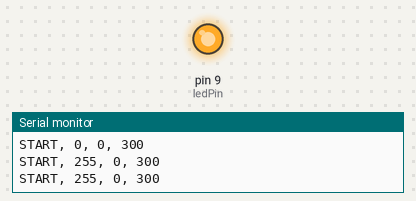
Recording of a sketch running on a simulated Arduino Uno, built with avr-gcc and run on an emulated ATmega328P. Parts: output pins drawn as LEDs (lit = HIGH), the last lines printed to the serial monitor.

Above: at 0.05 s.
At 2.0 s:
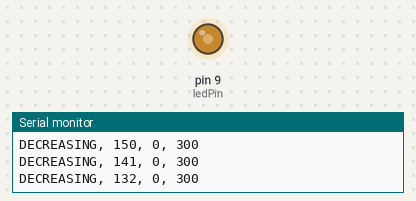
At 5.6 s:
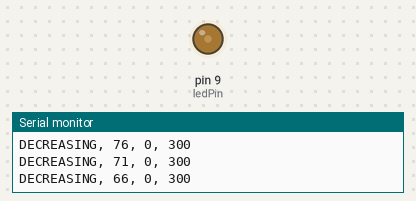
At 12.2 s:
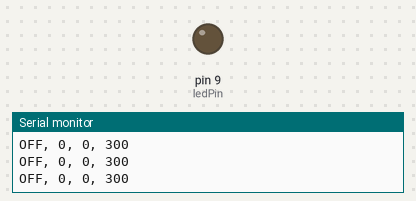
Timing chart, 0 to 15.9 s (numbered marks = the images above):
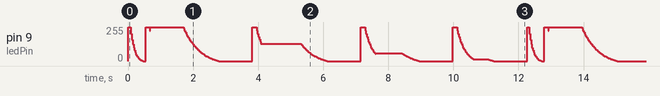

Measured:
- by itself, pin 9 (ledPin): moves between 0/255 and 255/255, repeating every 12.2 s

The sketch:

pointlights.ino
```cpp
//Chargestate 01 - Sketch #6

enum ledStates {START, INCREASE, DECREASE, STAY, WAVE, OFF, ON, INCREASEAGAIN, HALFSINE, OFF2, FADEOUT}; // Here we make nicknames for the different states our program supports.
enum ledStates ledState; // We define 'ledState' as type ledStates'
enum ledStates previousLedState = ledState;

unsigned long startMillis;  //some global variables available anywhere in the program
unsigned long currentMillis;

int brightness = 0; // our main variable for setting the brightness of the LED
float velocity = 1.0; // the speed at which we change the brightness.
int ledPin = 9; // we use pin 9 for PWM
int sineCounter = 0;

//CONTROL PATTERN
int maxLength;
int chargeState;    //255 is 100 percent
int holdChargeState;    //255 is 100 percent
int pauseTime;    //255 is 100 percent

int globalState = 0;

void setup() {
  // put your setup code here, to run once:
  pinMode(ledPin, OUTPUT); // set ledPin as an output.
  Serial.begin(9600); // initiate the Serial monitor so we can use the Serial Plotter to graph our patterns

  pinMode(A0, INPUT);
}

void loop() {
  // put your main code here, to run repeatedly:
   if (globalState == 0) {        // 75
    //Serial.println("50 percent ////////////////////////////// 50 percent ////////");
    maxLength = 50;
    chargeState = 0;    //255 is 100 percent
    holdChargeState = 0;    //255 is 100 percent
    pauseTime = 0;    //255 is 100 percent

    compose();
    delay(10);
    analogWrite(ledPin, brightness);
    currentMillis = millis(); //store the current time since the program started

   } else if (globalState == 1) {        // 75
    //Serial.println("50 percent ////////////////////////////// 50 percent ////////");
    maxLength = 100;
    chargeState = 255;    //255 is 100 percent
    holdChargeState = 1000;    //255 is 100 percent
    pauseTime = 1000;    //255 is 100 percent

    compose();
    delay(10);
    analogWrite(ledPin, brightness);
    currentMillis = millis(); //store the current time since the program started


   } else if (globalState == 2) {        // 75
    //Serial.println("50 percent ////////////////////////////// 50 percent ////////");
    maxLength = 100;
    chargeState = 130;    //255 is 100 percent
    holdChargeState = 1200;    //255 is 100 percent
    pauseTime = 1000;    //255 is 100 percent

    compose();
    delay(10);
    analogWrite(ledPin, brightness);
    currentMillis = millis(); //store the current time since the program started

  } else if (globalState == 3) {        // 50
    //Serial.println("50 percent ////////////////////////////// 50 percent ////////");
    maxLength = 100;
    chargeState = 60;    //255 is 100 percent
    holdChargeState = 800;    //255 is 100 percent
    pauseTime = 1000;    //255 is 100 percent

    compose();
    delay(10);
    analogWrite(ledPin, brightness);
    currentMillis = millis(); //store the current time since the program started

  } else if (globalState == 4) {  //25
    //Serial.println("25 percent ////////////////////////////// 25 percent ////////");
    maxLength = 100;
    chargeState = 15;    //255 is 100 percent
    holdChargeState = 400;    //255 is 100 percent
    pauseTime = 1000;    //255 is 100 percent

    compose();
    delay(10);
    analogWrite(ledPin, brightness);
    currentMillis = millis(); //store the current time since the program started

  } else if (globalState == 5) {            // 75
    globalState = 0;
    //Serial.println("Start over ////////////////////////////// Start over ////////");

  }
  //compose();
  //delay(10);
  //analogWrite(ledPin, brightness);
  //currentMillis = millis(); //store the current time since the program started
}
void compose() {
  // this is a state machine which allows us to decouple the various operations from timed loops.
  // instead we just switch from state to state when particular conditions are met.
  // we switch states by calling the changeState() function.

  switch (ledState){

  case START:
    plot("START", brightness);
    brightness = 255;
    if (currentMillis - startMillis >= maxLength){
      changeState(DECREASE);
      }
    break;

  case INCREASE:
    //brightness = increase_brightness(brightness, 18);
    brightness = expInc_brightness(brightness, 20);

    plot("INCREASING", brightness);

    if (brightness > 250){
      //ledState = WAVE;
      changeState(OFF);
      }
   break;

  case DECREASE:
    //brightness = decrease_brightness(brightness, 20);
    brightness = expDec_brightness(brightness, maxLength/10);

    plot("DECREASING", brightness);
      if (brightness <= chargeState){
      changeState(OFF2);
      }
     break;

  case INCREASEAGAIN:
    brightness = increase_brightness(brightness, 20);

    plot("INCREASING", brightness);

    if (brightness >= 130){
      //ledState = WAVE;
      changeState(OFF);
    }

    break;

  case WAVE:
    plot("WAVE", brightness);
    brightness = 180;
    brightness = sinewave(1000,256,0); // you can tweak the parameters of the sinewave
    analogWrite(ledPin, brightness);

    if (currentMillis - startMillis >= 5000){ //change state after 5 secs by comparing the time elapsed since we last change state
      changeState(START);
      }
    break;

  case STAY:
    plot("STAY", brightness);
    brightness = brightness;
    break;

  case ON:
    plot("ON", brightness);
    brightness = 255;
    break;

  case OFF:
    plot("OFF", brightness);
    brightness = 0;
    if (currentMillis - startMillis >= pauseTime){
      changeState(START);
      globalState++;
      }
    break;

  case OFF2:
  plot("OFF", brightness);
  brightness = chargeState;
  if (currentMillis - startMillis >= holdChargeState){
    changeState(FADEOUT);
    }
  break;

  case FADEOUT:
  //brightness = decrease_brightness(brightness, 20);
    brightness = expDec_brightness(brightness, maxLength/5);;

    plot("DECREASING", brightness);
      if (brightness <= 0){
      changeState(OFF);
      }
     break;
  }
}

void changeState(ledStates newState){
    // call to change state, will keep track of time since last state
    startMillis = millis();
    ledState = newState;
  }

void plot(char *state, int brightness){
    // use this function to plot a graph.
    // it will normalize the auto-scaling plotter
    Serial.print(state);
    Serial.print(", ");
    Serial.print(brightness);
    Serial.println(", 0, 300");
  }

int increase_brightness (int brightness, float velocity){
    return brightness = brightness + 1 * velocity;
  }

int expInc_brightness (int brightness, float velocity){
  int output = brightness + brightness/velocity + 1;

  if (output >= 255) {
    return 255;
  } else {
    return output;
  }
}


int decrease_brightness (int brightness, float velocity){
  int output = brightness = brightness - 1 * velocity;

  if (brightness > 0) {
    return output;
  } else {
    return 0;
  }
}

int expDec_brightness (int brightness, float velocity){
  int output = brightness = brightness - brightness/velocity - 1;

  if (brightness > 0) {
    return output;
  } else {
    return 0;
  }
}

int sinewave(float duration, float amplitude, int offset){
    // Generate a sine oscillation, return a number.
    // In case you are using this for analogWrite, make sure the amplitude does not exceed 256
    float period = millis()/duration; // Duration in ms determines the wavelength.
    float midpoint = amplitude / 2; // set the midpoint of the wave at half the amplitude so there are no negative numbers
    int value = midpoint + midpoint * sin ( period * 2.0 * PI );
    value = value + offset; //offset allows you to move the wave up and down on the Y-axis. Should not exceed the value of amplitude to prevent clipping.
    return value;
  }

int halSine(float duration, float amplitude, int offset){
    // Generate a sine oscillation, return a number.
    // In case you are using this for analogWrite, make sure the amplitude does not exceed 256
    float period = millis()/duration; // Duration in ms determines the wavelength.
    float midpoint = amplitude / 2; // set the midpoint of the wave at half the amplitude so there are no negative numbers
    int value = midpoint + midpoint * sin ( period * 2.0 * PI );
    value = value + offset; //offset allows you to move the wave up and down on the Y-axis. Should not exceed the value of amplitude to prevent clipping.
    return value;
  }
```
